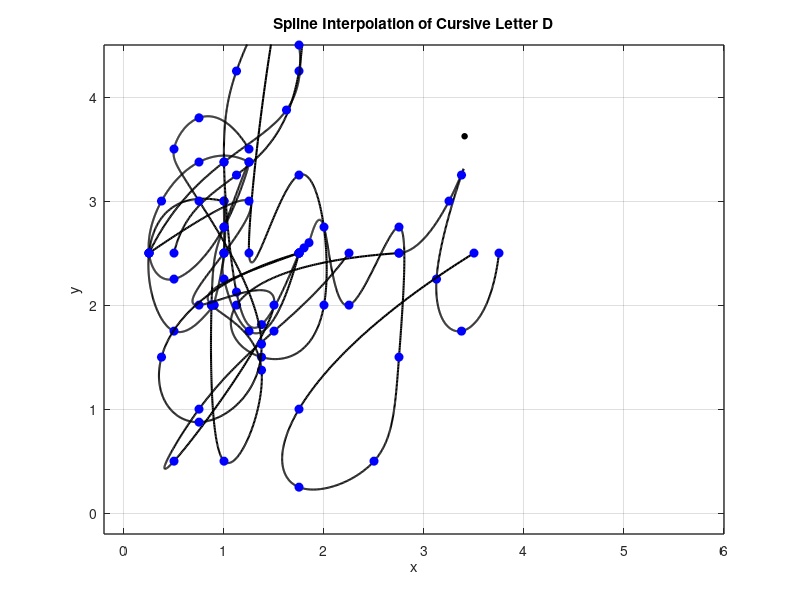

Here is the MATLAB script that generated this plot:
%% letter a 

% Define data points for x and y coordinates
x = [1 0.25 0.5 0.9 0.9 1 1 1 1 1.25 1.75];
y = [3 2.5 1.75 2 2 2.5 3 2.5 2.25 1.75 2.5];

n = length(x);
t = 0:n-1; % Parametric coordinate t
tt = 0:0.01:n-1; % More dense coordinate tt for spline interpolation

% Compute spline interpolation
xx = spline(t, x, tt);
yy = spline(t, y, tt);

% Plot settings
figure(1)
plot(xx, yy, 'k', 'LineWidth', 1.5) % plot spline
hold on
plot(x, y, 'bo', 'MarkerFaceColor', 'b') % plot data points
axis([-0.2 6 -0.2 4.5])
grid on
title('Spline Interpolation of Cursive Letter D')
xlabel('x')
ylabel('y')
set(gca, 'FontSize', 10, 'LineWidth', 1)
grid on

%% letter b 

% Define data points for x and y coordinates
x = [0.5 1.125 1.75 1.625 1.25 1.75 2 1.375 1.125 2.75];
y = [2.5 3.25 4.25 5.25 2.5 3.25 2 1.5 2 2.5];

n = length(x);
t = 0:n-1; % Parametric coordinate t
tt = 0:0.01:n-1; % More dense coordinate tt for spline interpolation

% Compute spline interpolation
xx = spline(t, x, tt);
yy = spline(t, y, tt);

% Plot settings
figure(1)
plot(xx, yy, 'k', 'LineWidth', 1.5) % plot spline
hold on
plot(x, y, 'bo', 'MarkerFaceColor', 'b') % plot data points
axis([-0.2 6 -0.2 4.5])
grid on
title('Spline Interpolation of Cursive Letter B')
xlabel('x')
ylabel('y')
set(gca, 'FontSize', 10, 'LineWidth', 1)
grid on

%% Letter i
% Define data points for x and y coordinates
x = [2.75 3.25 3.375 3.125 3.375 3.75];
y = [2.5 3 3.25 2.25 1.75 2.5];
dot_x = 3.375;
dot_y = 3.625; 

n = length(x);
t = 0:n-1; % Parametric coordinate t
tt = 0:0.01:n-1; % More dense coordinate tt for spline interpolation

% Compute spline interpolation
xx = spline(t, x, tt);
yy = spline(t, y, tt);

% Plot settings
figure(1)
plot(xx, yy, 'k', 'LineWidth', 1.5) % plot spline
hold on
plot(x, y, 'bo', 'MarkerFaceColor', 'b') % plot data points
text(dot_x, dot_y, '•', 'Color', 'k', 'FontSize', 13);
axis([-0.2 6 -0.2 4.5])
grid on
title('Spline Interpolation of Cursive Letter I')
xlabel('x')

%% l

% Define data point for x and y coordinates 
x = [0.25, 1.00, 1.625, 1.75, 1.50, 1.125, 1.00, 1.125, 1.375, 1.75];
y = [2.50, 3.375,3.875, 4.5, 4.875, 4.25, 3.375, 2.125, 1.8125, 2.5];

n = length(x);
t = 0:n-1; % Parametric coordinate t
tt = 0:0.01:n-1; % More dense coordinate tt for spline interpolation

% Compute spline interpolation
xx = spline(t, x, tt);
yy = spline(t, y, tt);

% Plot settings
figure(1)
plot(xx, yy, 'k', 'LineWidth', 1.5) % plot spline
hold on
plot(x, y, 'bo', 'MarkerFaceColor', 'b') % plot data points
axis([-0.2 6 -0.2 4.5])
grid on
title('Spline Interpolation of Cursive Letter L')
xlabel('x')
ylabel('y')
set(gca, 'FontSize', 10, 'LineWidth', 1)
grid on

%% q 

% Define data points for x and y coordinates 
x = [1.25, 0.75, 0.375, 0.25, 0.5, 1, 1.25, 1, 0.875, 1, 1.375,...
    0.875, 1.75];
y = [3.375, 3.375, 3, 2.5, 2.25, 2.75, 3.375, 2.75, 2, 0.5, 1.375,...
    2, 2.5];

n = length(x);
t = 0:n-1; % Parametric coordinate t
tt = 0:0.01:n-1; % More dense coordinate tt for spline interpolation

% Compute spline interpolation
xx = spline(t, x, tt);
yy = spline(t, y, tt);

% Plot settings
figure(1)
plot(xx, yy, 'k', 'LineWidth', 1.5) % plot spline
hold on
plot(x, y, 'bo', 'MarkerFaceColor', 'b') % plot data points
axis([-0.2 6 -0.2 4.5])
grid on
title('Spline Interpolation of Cursive Letter Q')
xlabel('x')
ylabel('y')
set(gca, 'FontSize', 10, 'LineWidth', 1)
grid on

%% z

% Define data points for x and y coordinates
x = [0.25 1.25 1 0.75 1.5 0.5 0.75 1.5 2.25];
y = [2.5 3 2.5 2 2 0.5 1 1.75 2.5];

n = length(x);
t = 0:n-1; % Parametric coordinate t
tt = 0:0.01:n-1; % More dense coordinate tt for spline interpolation

% Compute spline interpolation
xx = spline(t, x, tt);
yy = spline(t, y, tt);

% Plot settings
figure(1)
plot(xx, yy, 'k', 'LineWidth', 1.5) % plot spline
hold on
plot(x, y, 'bo', 'MarkerFaceColor', 'b') % plot data points
axis([-0.2 6 -0.2 4.5])
grid on
title('Spline Interpolation of Cursive Letter ')
xlabel('x')
ylabel('y')
set(gca, 'FontSize', 10, 'LineWidth', 1)
grid on

%% Letter S

x = [1.25 0.75 0.5 0.75 1.375 0.75 0.375 1.75];
y = [3.5 3.8 3.5 3 1.625 0.875 1.5 2.5];

n = length(x);
t = 0:n-1; % Parametric coordinate t
tt = 0:0.01:n-1; % More dense coordinate tt for spline interpolation

% Compute spline interpolation
xx = spline(t, x, tt);
yy = spline(t, y, tt);

% Plot settings
figure(1)
plot(xx, yy, 'k', 'LineWidth', 1.5) % plot spline
hold on
plot(x, y, 'bo', 'MarkerFaceColor', 'b') % plot data points
axis([-0.2 6 -0.2 4.5])
grid on
title('Spline Interpolation of Cursive Letter D')
xlabel('x')
ylabel('y')
set(gca, 'FontSize', 10, 'LineWidth', 1)
grid on

%% Y

x = [0.5 0.55 0.6 0.75 1 1.5 1.5 1.25 0.5 0.5 2.25];
y = [2.5 2.55 2.6 2.75 2 2.75 1.5 0.5 0.25 1 2.5];

x_shift = 1.25;

% Apply the offset to x coordinates (horizontal) 
x = x + x_shift;

n = length(x);
t = 0:n-1; % Parametric coordinate t
tt = 0:0.01:n-1; % More dense coordinate tt for spline interpolation

% Compute spline interpolation
xx = spline(t, x, tt);
yy = spline(t, y, tt);

% Plot settings
figure(1)
plot(xx, yy, 'k', 'LineWidth', 1.5) % plot spline
hold on
plot(x, y, 'bo', 'MarkerFaceColor', 'b') % plot data points
axis([-0.2 6 -0.2 4.5])
grid on
title('Spline Interpolation of Cursive Letter D')
xlabel('x')
ylabel('y')
set(gca, 'FontSize', 10, 'LineWidth', 1)
grid on

%% Names 
